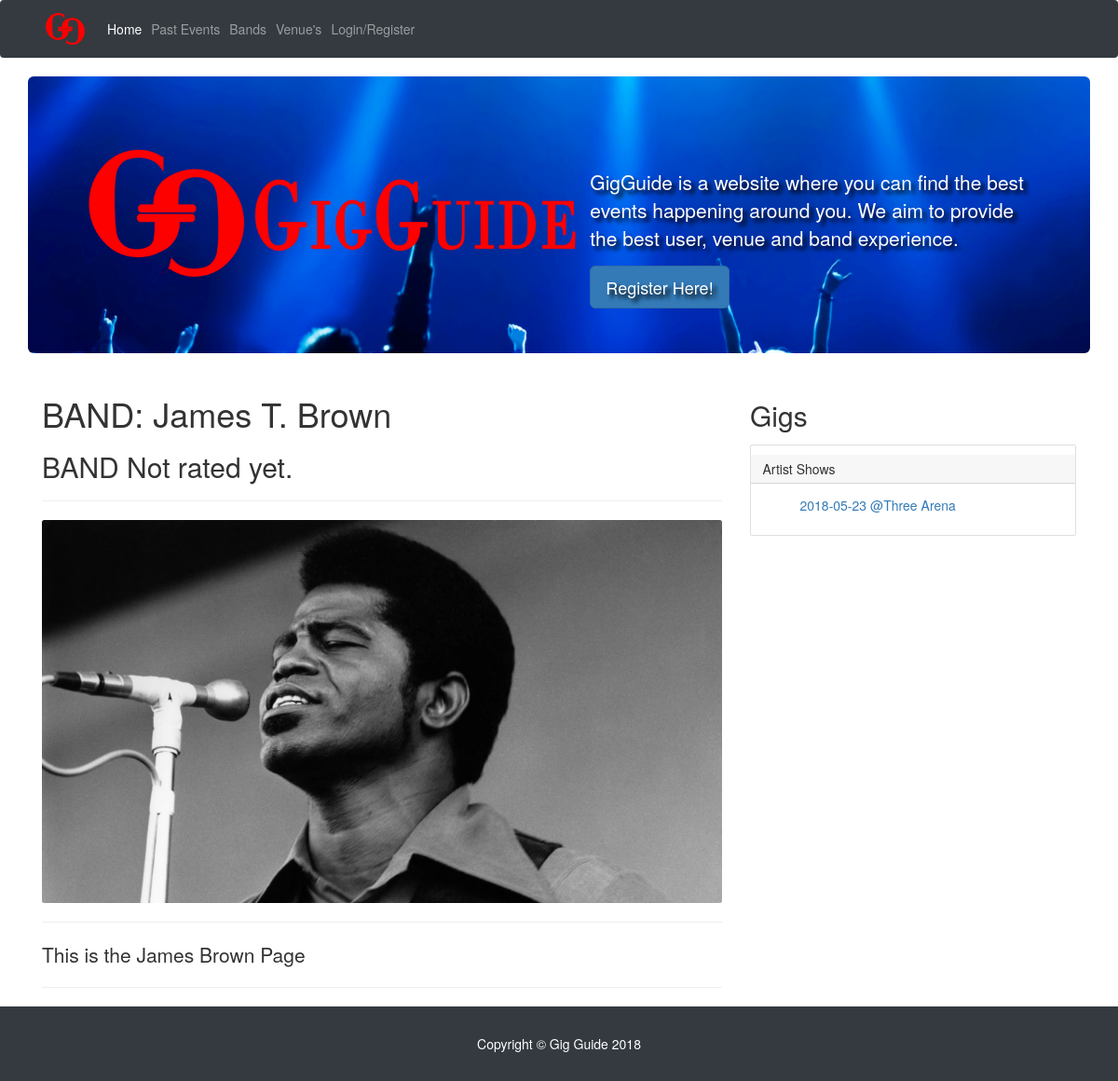
The app's page /singleProfile.php?id=62, older data.
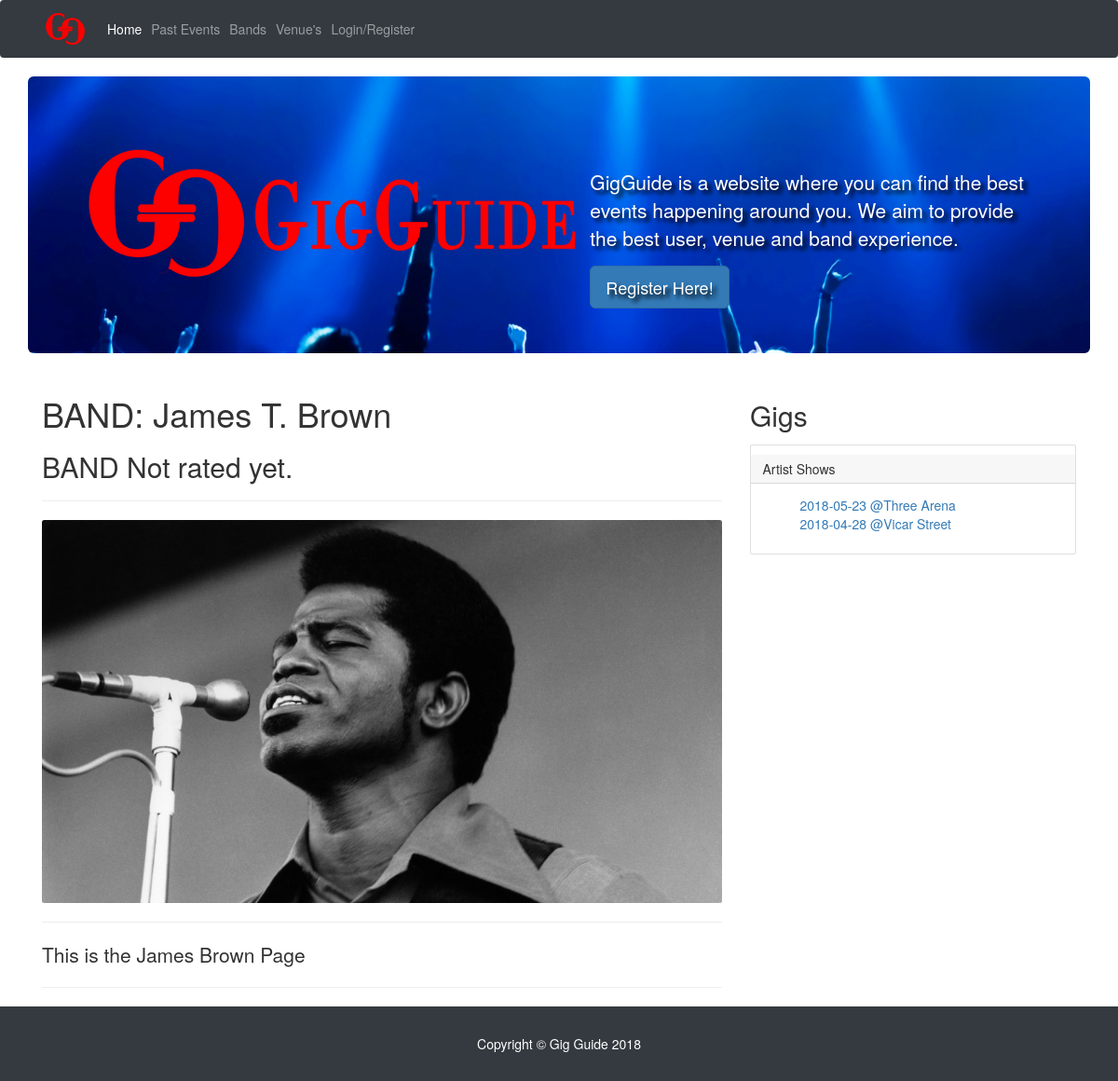
The same page, newer data.
### tables this page shows
CREATE TABLE IF NOT EXISTS `usertype` (
  `id` int(11) DEFAULT NULL,
  `type` varchar(50) DEFAULT NULL,
  UNIQUE KEY `id` (`id`),
  CONSTRAINT `FK_usertype_users` FOREIGN KEY (`id`) REFERENCES `users` (`id`) ON DELETE CASCADE ON UPDATE CASCADE
);

CREATE TABLE IF NOT EXISTS `band` (
  `id` int(11) NOT NULL,
  `name` varchar(200) DEFAULT NULL,
  `image` varchar(200) DEFAULT NULL,
  `bio` longtext,
  `rating` double DEFAULT NULL,
  PRIMARY KEY (`id`),
  CONSTRAINT `FK_band_users` FOREIGN KEY (`id`) REFERENCES `users` (`id`) ON DELETE CASCADE ON UPDATE CASCADE
);

CREATE TABLE IF NOT EXISTS `event` (
  `venueId` int(11) DEFAULT NULL,
  `userId` int(11) DEFAULT NULL,
  `description` longtext,
  `id` int(11) NOT NULL AUTO_INCREMENT,
  `date` date DEFAULT NULL,
  `bandId` int(11) DEFAULT NULL,
  `name` varchar(250) DEFAULT NULL,
  PRIMARY KEY (`id`),
  KEY `FK_event_venue` (`venueId`),
  KEY `FK_event_band` (`bandId`),
  KEY `FK_event_users` (`userId`),
  CONSTRAINT `FK_event_band` FOREIGN KEY (`bandId`) REFERENCES `band` (`id`) ON DELETE CASCADE ON UPDATE CASCADE,
  CONSTRAINT `FK_event_venue` FOREIGN KEY (`venueId`) REFERENCES `venue` (`id`) ON DELETE CASCADE ON UPDATE CASCADE
);

CREATE TABLE IF NOT EXISTS `venue` (
  `id` int(11) NOT NULL,
  `name` varchar(250) DEFAULT NULL,
  `address` mediumtext,
  `image` varchar(200) DEFAULT NULL,
  `bio` longtext,
  `rating` double DEFAULT NULL,
  PRIMARY KEY (`id`),
  CONSTRAINT `FK_venue_users` FOREIGN KEY (`id`) REFERENCES `users` (`id`) ON DELETE CASCADE ON UPDATE CASCADE
);

### singleProfile.php (called while the page is built, shortened)
<?php
include 'partials/header.php';
include 'partials/home_hero.php';
include 'partials/profileView.php';
include 'partials/footer.php';

### partials/profileView.php (the view, shortened to what this page needs)
<?php
$id = $_GET['id'];
$query = "SELECT type FROM `usertype` WHERE id = '$id';";
$result = mysqli_query($conn, $query) or die(mysqli_error($conn));
$row = $result->fetch_assoc();
$type = $row['type'];
$query1 = "SELECT * FROM `$type` WHERE id = '$id';";
$result1 = mysqli_query($conn, $query1) or die(mysqli_error($conn));
$row1 = $result1->fetch_assoc();
$name = $row1['name'];
$image = $row1['image'];
$bio = $row1['bio'];
$rating = $row1['rating'];
?>
<div class="col-lg-8">
    <h1 class="mt-4"><?php echo strtoupper($type) .": ". $name ?></h1>
    <?php
    if($rating==0){
                    echo '<h2>'.strtoupper($type).' Not rated yet.</h2>';
    }
    else{?>
        <h2>Rating: <?php echo $rating ?></h2>
        <span class="stars"><?php echo $rating ?></span>
    <?php
    }?>
    <hr>
    <img class="img-fluid rounded" src="<?php echo $image ?>" alt="">
    <hr>
    <p class="lead"><?php echo $bio ?></p>
    <hr>
</div>
<div class="col-md-4">
    <?php
    $query2 = "SELECT venue.name as venueName,venue.image,band.name as bandName, event.description,event.id, event.name, event.date,event.venueId,event.bandId
    FROM ((event
    INNER JOIN band ON event.bandId = band.id)
    INNER JOIN venue ON event.venueId = venue.id)where ". $type . "id = $id;
    ";
    $result2 = mysqli_query($conn, $query2) or die(mysqli_error($conn));
    ?>
    <h2>Gigs</h2>
    <div class="card my-4">
        <h5 class="card-header">Artist Shows</h5>
        <div class="card-body">
            <ul style='list-style-type: none'>
                <?php
                while ($row2 = $result2->fetch_assoc()) {
                    $date = $row2['date'];
                    $eventId = $row2['id'];
                    $venueName = $row2['venueName'];
                    $bandName = $row2['bandName'];
                    ?>
                    <li> <?php
                      if($type=="band"){
                          echo '<a href="singleEvent.php?id='.$eventId.'">'.$date." @".$venueName.'</a>';
                                 }else{
                                     echo '<a href="singleEvent.php?id='.$eventId.'">'.$date." @".$bandName.'</a>';
                        }
                        ?></li>
                <?php } ?>
            </ul>
        </div>
    </div>
</div>

### partials/header.php (shortened to what this page needs)
<!DOCTYPE html>
<html lang="en">
    <head>
        <link href="vendor/bootstrap/css/bootstrap.min.css" rel="stylesheet">
        <link rel="stylesheet" href="https://maxcdn.bootstrapcdn.com/bootstrap/3.3.7/css/bootstrap.css">
        <link rel="stylesheet" href="https://cdnjs.cloudflare.com/ajax/libs/font-awesome/4.7.0/css/font-awesome.min.css">
        <link href="css/BGImage.css" rel="stylesheet" type="text/css"/>
    </head>
    <body>
        <nav class="navbar navbar-expand-lg navbar-dark bg-dark fixed-top">
            <div class="container">
                <a href="index.php"><img src="./Images/GigGuide Logo.png" height="50" alt=""/></a>
                <div class="collapse navbar-collapse" id="navbarResponsive">
                    <ul class="navbar-nav ml-auto ">
                        <li class="nav-item active">
                            <a class="nav-link" href="index.php">Home
                            </a>
                        </li>
                        <li class="nav-item">
                            <a class="nav-link" href="pastEvent.php">Past Events</a>
                        </li>
                        <li class="nav-item">
                            <a class="nav-link" href="bandList.php">Bands</a>
                        </li>
                        <li class="nav-item">
                            <a class="nav-link" href="venueList.php">Venue's</a>
                        </li>
                        <li class="nav-item">
                            <?php
                            if (!(isset($_SESSION['username']))) {
                                ?>
                                <a class="nav-link" href="login.php">Login/Register</a>
    <?php
}
?>
                    </ul>
                </div>
            </div>
        </nav>
        <div class="container">
            <div class="row">

### partials/home_hero.php
<div class="jumbotron">
    <a><img class="img-fluid pull-left" src="./Images/Banner.png" style='height:200px; padding-right: 10px;' alt=""/></a>
    <p>GigGuide is a website where you can find the best events happening around you. We aim to provide the best user, venue and band experience.</p>
   <?php if (!isset($_SESSION['username'])) { ?>
        <a class="btn btn-primary btn-lg" href=" register.php" role="button">Register Here!</a>
   <?php } ?>
</div>

### partials/footer.php (shortened to what this page needs)
</div>
    </div>
    <footer class="py-5 bg-dark">
      <div class="container">
        <p class="m-0 text-center text-white">Copyright &copy; Gig Guide 2018</p>
      </div>
    </footer>
  </body>
</html>

### css/BGImage.css (style rules this page uses)
.jumbotron { background-image: url(../Images/crowd.jpg); background-position: 0% 25%; background-size: cover; background-repeat: no-repeat; color: white; text-shadow: black 0.3em 0.3em 0.3em; }
.jumbotron p { margin-top: 50px; }

Row changes from the older to the newer data that the page shows:
added event: date "2018-04-28", venueId.name "Vicar Street"
